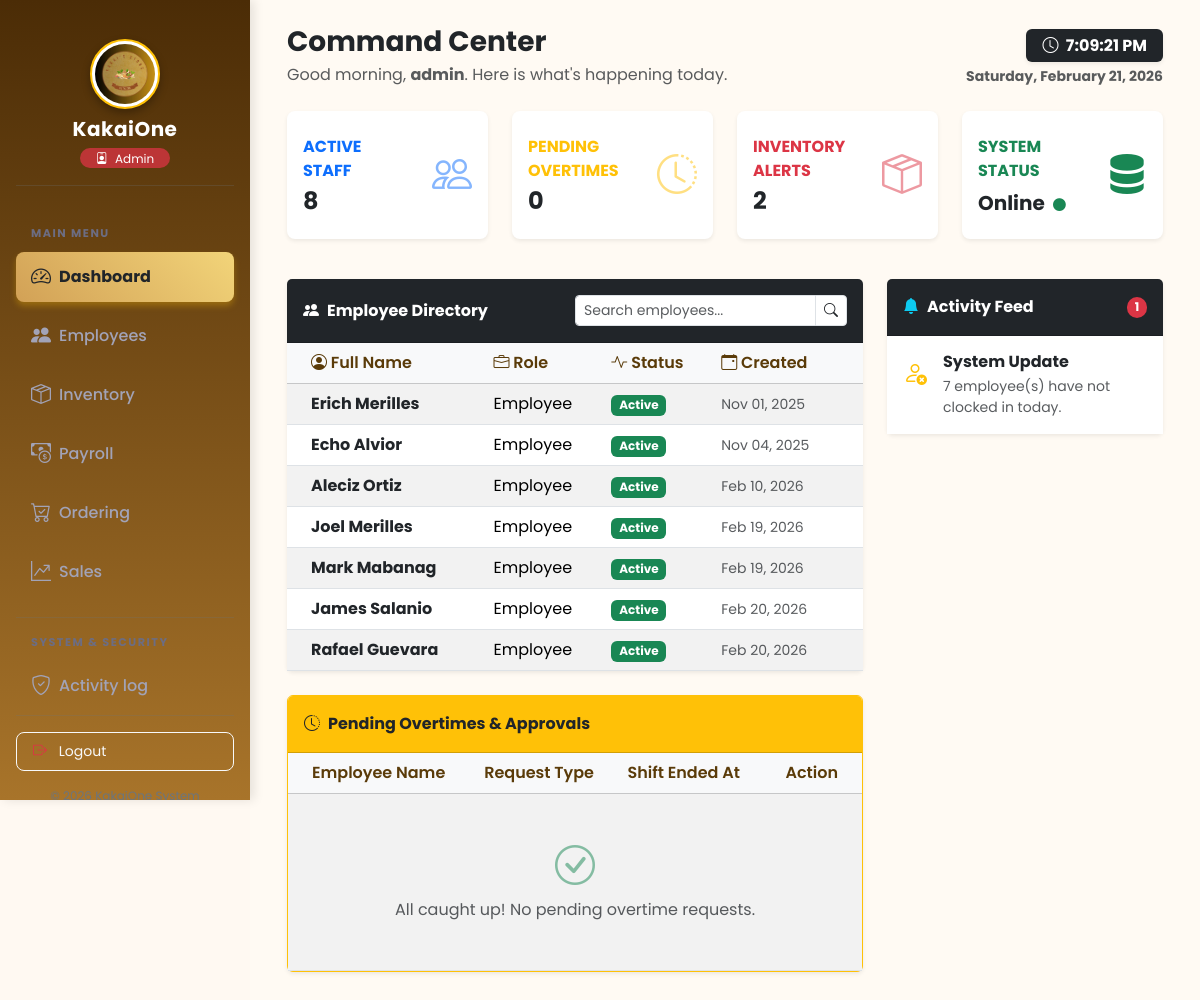
The page /frontend/dashboard/admin_dashboard.php (signed in) on the database its author committed.
### tables this page shows
CREATE TABLE `users` (
  `user_id` int(11) NOT NULL,
  `employee_id` int(11) DEFAULT NULL,
  `username` varchar(100) NOT NULL,
  `password` varchar(255) NOT NULL,
  `role` enum('Admin','Employee','Owner') DEFAULT 'Employee',
  `status` enum('Active','Inactive') DEFAULT 'Active',
  `last_login` datetime DEFAULT NULL,
  `created_at` timestamp NOT NULL DEFAULT current_timestamp()
);

CREATE TABLE `employees` (
  `employee_id` int(11) NOT NULL,
  `employee_code` varchar(50) DEFAULT NULL,
  `first_name` varchar(100) DEFAULT NULL,
  `last_name` varchar(100) DEFAULT NULL,
  `email` varchar(150) DEFAULT NULL,
  `contact_number` varchar(20) DEFAULT NULL,
  `password` varchar(255) DEFAULT NULL,
  `position` varchar(100) DEFAULT NULL,
  `daily_rate` decimal(10,2) DEFAULT 500.00,
  `role` enum('Admin','Employee') DEFAULT 'Employee',
  `status` enum('Active','Inactive') DEFAULT 'Active',
  `date_hired` date DEFAULT NULL,
  `created_at` timestamp NOT NULL DEFAULT current_timestamp()
);

### frontend/dashboard/admin_dashboard.php (the view, shortened to what this page needs)
<?php
require_once __DIR__ . '/../../config/db.php';
$username = $_SESSION['username'];
$hour = date('H');
$greeting = ($hour < 12) ? 'Good morning' : (($hour < 18) ? 'Good afternoon' : 'Good evening');
$dashboardStats = [
  'active_employees' => 0,
  'pending_overtimes' => 0,
  'low_stock' => 0
];
try {
  $stmt = $pdo->query("SELECT COUNT(*) FROM employees WHERE status = 'Active'");
  $dashboardStats['active_employees'] = $stmt->fetchColumn() ?: 0;
  $stmt = $pdo->query("SELECT COUNT(*) FROM attendance WHERE status = 'Pending Approval' OR pending_overtime > 0");
  $dashboardStats['pending_overtimes'] = $stmt->fetchColumn() ?: 0;
  $stmt = $pdo->query("SELECT COUNT(*) FROM inventory WHERE quantity <= reorder_level");
  $dashboardStats['low_stock'] = $stmt->fetchColumn() ?: 0;
} catch (PDOException $e) {
}
$employees = [];
try {
  $stmt = $pdo->query("
        SELECT u.user_id, u.employee_id, u.username, u.role, u.status, u.created_at, e.first_name, e.last_name
        FROM users u
        LEFT JOIN employees e ON u.employee_id = e.employee_id
        WHERE u.role = 'Employee'
    ");
  $employees = $stmt->fetchAll(PDO::FETCH_ASSOC);
} catch (PDOException $e) {
}
$attendanceRequests = [];
try {
  $stmt = $pdo->query("
        SELECT a.attendance_id, CONCAT(e.first_name, ' ', e.last_name) AS name, a.status, a.time_out, a.pending_overtime
        FROM attendance a
        JOIN employees e ON a.employee_id = e.employee_id
        WHERE a.status = 'Pending Approval' OR a.pending_overtime > 0
        ORDER BY a.time_out DESC
    ");
  $attendanceRequests = $stmt->fetchAll(PDO::FETCH_ASSOC);
} catch (PDOException $e) {
}
$notifications = [];
try {
  $stmt = $pdo->query("
        SELECT username
        FROM users
        WHERE role = 'employee'
        AND employee_id NOT IN (
            SELECT employee_id FROM attendance WHERE DATE(time_in) = CURDATE()
        )
    ");
  $notClocked = $stmt->fetchAll(PDO::FETCH_ASSOC);
  if (count($notClocked) > 0) {
    $notifications[] = [
      'icon' => 'bi-person-x',
      'color' => 'text-warning',
      'msg' => count($notClocked) . " employee(s) have not clocked in today."
    ];
  }
} catch (PDOException $e) {
}
?>
<!DOCTYPE html>
<html lang="en">
<head>
  <?php include '../includes/links.php'; ?>
</head>
<body class="bg-light">
  <?php include '../includes/sidebar.php'; ?>
  <div id="dashboardContainer">
    <main id="main-content" style="margin-left: 250px; padding: 25px; transition: margin-left 0.3s;">
      <div class="container-fluid">
        <div class="d-flex justify-content-between align-items-end mb-4">
          <div>
            <h3 class="fw-bold text-dark mb-1">Command Center</h3>
            <p class="text-muted mb-0"><?= $greeting ?>, <strong><?= htmlspecialchars($username) ?></strong>. Here is what's happening today.</p>
          </div>
          <div class="text-end">
            <span class="badge bg-dark px-3 py-2 fs-6 shadow-sm" id="liveClock">
            </span>
            <div class="small text-muted mt-1 fw-bold"><?= date('l, F j, Y') ?></div>
          </div>
        </div>
        <div class="row mb-4">
          <div class="col-xl-3 col-md-6 mb-3">
            <div class="card stat-card border-0 shadow-sm border-left-primary h-100 py-2">
              <div class="card-body">
                <div class="row no-gutters align-items-center">
                  <div class="col mr-2">
                    <div class="text-xs fw-bold text-primary text-uppercase mb-1">Active Staff</div>
                    <div class="h4 mb-0 fw-bold text-dark"><?= $dashboardStats['active_employees']; ?></div>
                  </div>
                  <div class="col-auto"><i class="bi bi-people fa-2x text-primary opacity-50 fs-1"></i></div>
                </div>
              </div>
            </div>
          </div>
          <div class="col-xl-3 col-md-6 mb-3">
            <div class="card stat-card border-0 shadow-sm border-left-warning h-100 py-2">
              <div class="card-body">
                <div class="row no-gutters align-items-center">
                  <div class="col mr-2">
                    <div class="text-xs fw-bold text-warning text-uppercase mb-1">Pending Overtimes</div>
                    <div class="h4 mb-0 fw-bold text-dark"><?= $dashboardStats['pending_overtimes']; ?></div>
                  </div>
                  <div class="col-auto"><i class="bi bi-clock-history fa-2x text-warning opacity-50 fs-1"></i></div>
                </div>
              </div>
            </div>
          </div>
          <div class="col-xl-3 col-md-6 mb-3">
            <div class="card stat-card border-0 shadow-sm border-left-danger h-100 py-2">
              <div class="card-body">
                <div class="row no-gutters align-items-center">
                  <div class="col mr-2">
                    <div class="text-xs fw-bold text-danger text-uppercase mb-1">Inventory Alerts</div>
                    <div class="h4 mb-0 fw-bold text-dark"><?= $dashboardStats['low_stock']; ?></div>
                  </div>
                  <div class="col-auto"><i class="bi bi-box-seam fa-2x text-danger opacity-50 fs-1"></i></div>
                </div>
              </div>
            </div>
          </div>
          <div class="col-xl-3 col-md-6 mb-3">
            <div class="card stat-card border-0 shadow-sm border-left-success h-100 py-2">
              <div class="card-body">
                <div class="row no-gutters align-items-center">
                  <div class="col mr-2">
                    <div class="text-xs fw-bold text-success text-uppercase mb-1">System Status</div>
                    <div class="h5 mb-0 fw-bold text-dark mt-2 mb-0">Online <i class="bi bi-circle-fill text-success ms-1" style="font-size: 0.8rem;"></i></div>
                  </div>
                  <div class="col-auto"><i class="bi bi-server fa-2x text-success fs-1"></i></div>
                </div>
              </div>
            </div>
          </div>
        </div>
        <div class="row">
          <div class="col-lg-8">
            <div class="card mb-4 shadow-sm border-0">
              <div class="card-header bg-dark text-white d-flex justify-content-between align-items-center py-3">
                <span class="fw-bold"><i class="bi bi-people-fill me-2"></i>Employee Directory</span>
                <div class="input-group input-group-sm w-50">
                  <input type="text" id="employeeSearch" class="form-control" placeholder="Search employees...">
                  <span class="input-group-text bg-white"><i class="bi bi-search"></i></span>
                </div>
              </div>
              <div class="card-body p-0">
                <div class="table-responsive">
                  <table class="table table-striped table-hover align-middle mb-0" id="employeeTable">
                    <thead class="table-light">
                      <tr>
                        <th class="ps-4"><i class="bi bi-person-circle"></i> Full Name</th>
                        <th><i class="bi bi-briefcase"></i> Role</th>
                        <th><i class="bi bi-activity"></i> Status</th>
                        <th class="pe-4"><i class="bi bi-calendar-event"></i> Created</th>
                      </tr>
                    </thead>
                    <tbody>
                      <?php if (!empty($employees)): ?>
                        <?php foreach ($employees as $emp): ?>
                          <tr>
                            <td class="ps-4 fw-bold text-dark">
                              <?= htmlspecialchars(trim($emp['first_name'] . ' ' . $emp['last_name'])) ?: htmlspecialchars($emp['username']); ?>
                            </td>
                            <td><?= htmlspecialchars($emp['role']); ?></td>
                            <td>
                              <span class="badge bg-<?= strtolower($emp['status']) === 'active' ? 'success' : 'secondary'; ?>">
                                <?= ucfirst($emp['status']); ?>
                              </span>
                            </td>
                            <td class="text-muted small pe-4"><?= date('M d, Y', strtotime($emp['created_at'])); ?></td>
                          </tr>
                        <?php endforeach; ?>
                      <?php endif; ?>
                    </tbody>
                  </table>
                </div>
              </div>
            </div>
            <div class="card mb-4 shadow-sm border-warning">
              <div class="card-header bg-warning text-dark py-3">
                <i class="bi bi-clock-history me-2"></i><strong>Pending Overtimes & Approvals</strong>
              </div>
              <div class="card-body p-0">
                <div class="table-responsive">
                  <table class="table table-striped align-middle mb-0">
                    <thead class="table-light">
                      <tr>
                        <th class="ps-4">Employee Name</th>
                        <th>Request Type</th>
                        <th>Shift Ended At</th>
                        <th class="text-end pe-4">Action</th>
                      </tr>
                    </thead>
                    <tbody>
                      <?php if (!empty($attendanceRequests)): ?>
                        <?php foreach ($attendanceRequests as $req): ?>
                          <tr>
                            <td class="ps-4 fw-bold text-dark"><?= htmlspecialchars($req['name']); ?></td>
                            <td>
                              <?php if ($req['pending_overtime'] > 0): ?>
                                <span class="badge bg-danger">Overtime (<?= number_format($req['pending_overtime'], 1) ?> hrs)</span>
                              <?php else: ?>
                                <span class="badge bg-warning text-dark">Time Out Review</span>
                              <?php endif; ?>
                            </td>
                            <td class="text-muted small">
                              <?= !empty($req['time_out']) ? date('M d, Y - h:i A', strtotime($req['time_out'])) : '<span class="text-danger fst-italic">Missing Time Out</span>' ?>
                            </td>
                            <td class="text-end pe-4">
                              <a href="../attendance/attendance_page.php<?= !empty($req['time_out']) ? '?date=' . date('Y-m-d', strtotime($req['time_out'])) : '' ?>" class="btn btn-sm btn-primary shadow-sm" title="Review Request">
                                <i class="bi bi-eye"></i> Review
                              </a>
                            </td>
                          </tr>
                        <?php endforeach; ?>
                      <?php else: ?>
                        <tr>
                          <td colspan="4" class="text-center py-5 text-muted">
                            <i class="bi bi-check-circle display-6 d-block mb-2 text-success opacity-50"></i>
                            All caught up! No pending overtime requests.
                          </td>
                        </tr>
                      <?php endif; ?>
                    </tbody>
                  </table>
                </div>
              </div>
            </div>
          </div>
          <div class="col-lg-4 mt-4 mt-lg-0">
            <div class="card mb-4 shadow-sm border-0">
              <div class="card-header bg-dark text-white d-flex justify-content-between align-items-center py-3">
                <span class="fw-bold"><i class="bi bi-bell-fill me-2 text-info"></i>Activity Feed</span>
                <span class="badge bg-danger rounded-pill"><?= count($notifications) ?></span>
              </div>
              <div class="card-body p-0">
                <ul class="list-group list-group-flush">
                  <?php foreach ($notifications as $note): ?>
                    <li class="list-group-item d-flex align-items-start py-3">
                      <i class="bi <?= $note['icon'] ?> <?= $note['color'] ?> fs-4 me-3 mt-1"></i>
                      <div>
                        <h6 class="mb-1 fw-bold text-dark text-sm">System Update</h6>
                        <p class="mb-0 text-muted small"><?= htmlspecialchars($note['msg']); ?></p>
                      </div>
                    </li>
                  <?php endforeach; ?>
                </ul>
              </div>
            </div>
          </div>
        </div>
      </div>
    </main>
  </div>
</body>
</html>

### frontend/assets/css/style.css (style rules this page uses)
body { font-family: 'Poppins', sans-serif; background-color: #fff9f2; margin: 0; padding: 0; }
#dashboardContainer { min-height: 100vh; display: flex; background-color: #fff9f2; }
#main-content { margin-left: 250px; background-color: #fffaf3; min-height: 100vh; padding: 2rem; width: calc(100% - 250px); transition: all 0.3s ease; }
#main-content h3 { color: #4b2c06; }
.table th { color: #5a3b09; font-weight: 600; }

### frontend/dashboard/admin_dashboard.php (style rules this page uses)
.stat-card { border-left: 4px solid; transition: transform 0.2s; border-radius: 8px; }
.border-left-primary { border-left-color: #0d6efd !important; }
.border-left-success { border-left-color: #198754 !important; }
.border-left-warning { border-left-color: #ffc107 !important; }
.border-left-danger { border-left-color: #dc3545 !important; }

### rows shown on the page
users: employee.last_name "Erich Merilles", role "Employee", status "Active", created_at "Nov 01, 2025"
users: employee.last_name "Echo Alvior", role "Employee", status "Active", created_at "Nov 04, 2025"
users: employee.last_name "Aleciz Ortiz", role "Employee", status "Active", created_at "Feb 10, 2026"
users: employee.last_name "Joel Merilles", role "Employee", status "Active", created_at "Feb 19, 2026"
users: employee.last_name "Mark Mabanag", role "Employee", status "Active", created_at "Feb 19, 2026"
users: employee.last_name "James Salanio", role "Employee", status "Active", created_at "Feb 20, 2026"
users: employee.last_name "Rafael Guevara", role "Employee", status "Active", created_at "Feb 20, 2026"

### other values the page prints
$_SESSION['role'] "Admin"
$username "admin"
$dashboardStats['active_employees'] "8"
$dashboardStats['pending_overtimes'] "0"
$dashboardStats['low_stock'] "2"
count($notifications) "1"
$note['msg'] "7 employee(s) have not clocked in today."
